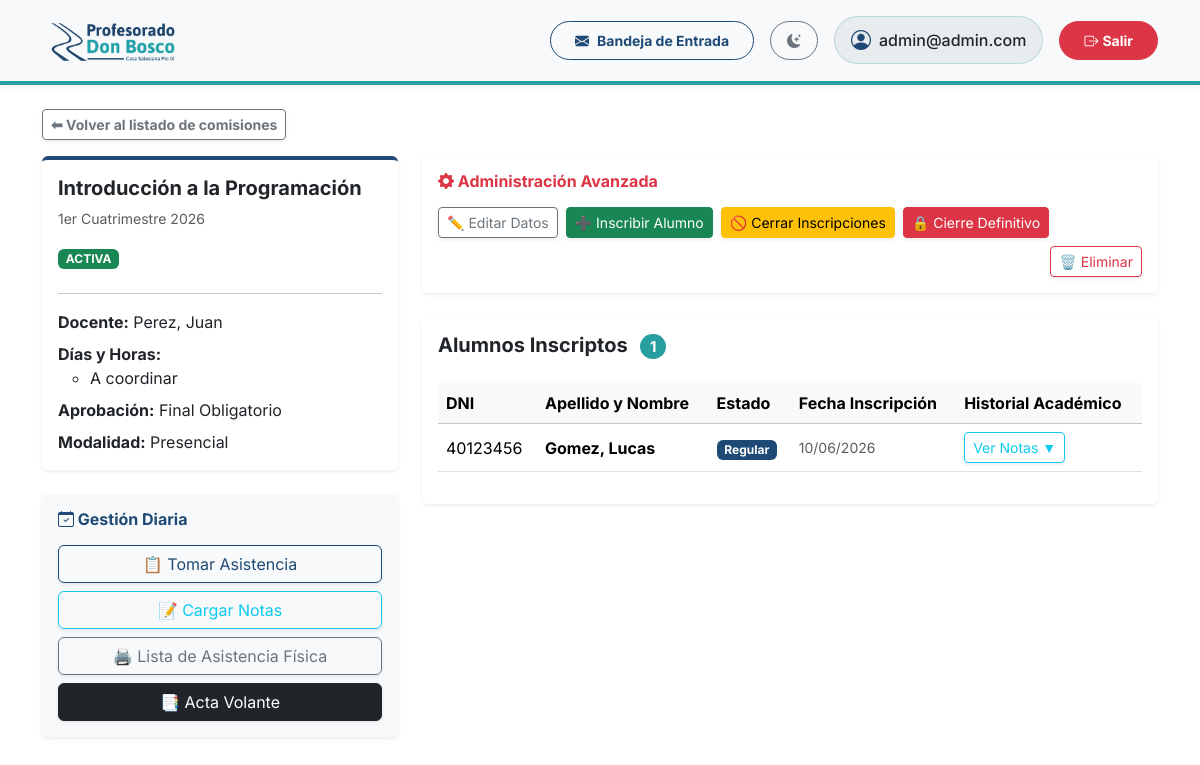
The app's page /comisiones/1/ (signed in), older data.
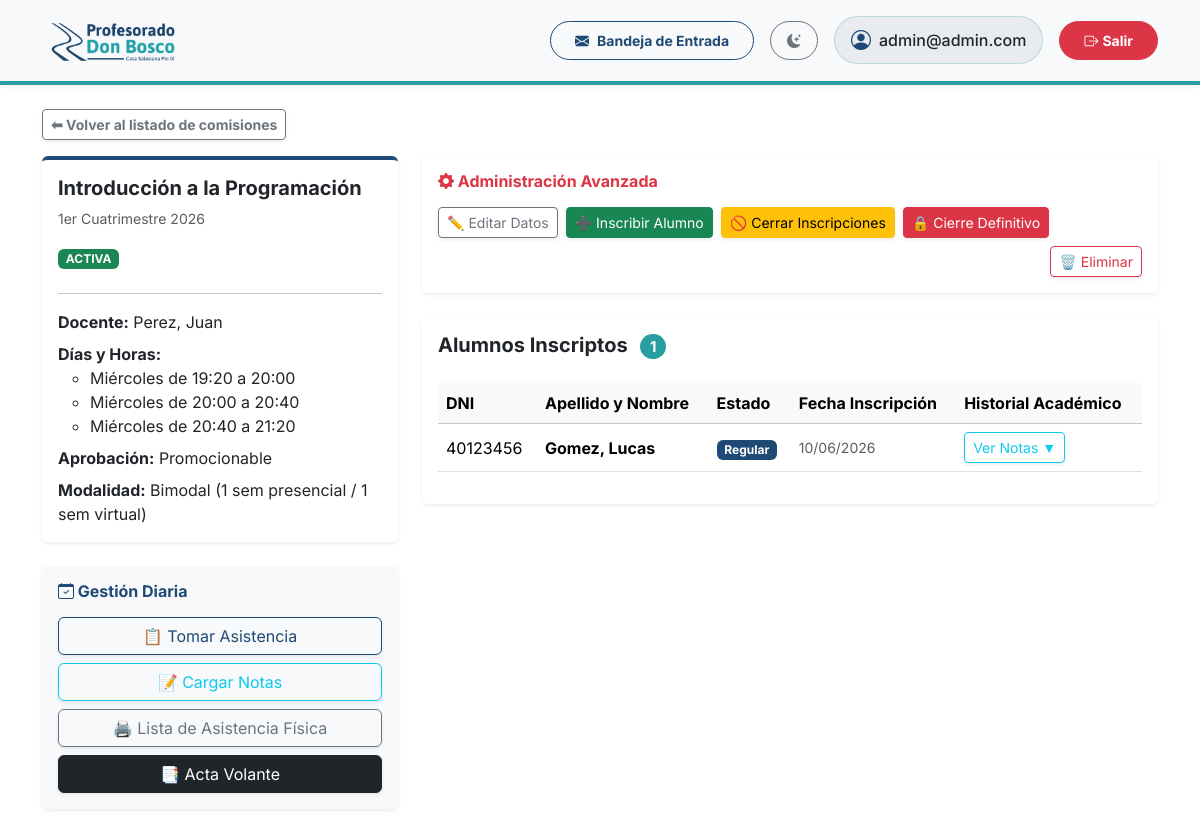
The same page, newer data.
### gestion/models.py (models this page shows, shortened)
class Comision(models.Model):
    CUATRIMESTRES = [
        ('1C', '1er Cuatrimestre'),
        ('2C', '2do Cuatrimestre'),
        ('AN', 'Anual'),
    ]
    TIPO_APROBACION = [
        ('PROM', 'Promocionable'),
        ('FIN', 'Final Obligatorio'),
    ]
    MODALIDAD = [
        ('P', 'Presencial'),
        ('V', 'Virtual'),
        ('B', 'Bimodal (1 sem presencial / 1 sem virtual)'),
    ]
    INICIO_BIMODAL = [
        ('P', 'Arranca Presencial'),
        ('V', 'Arranca Virtual'),
    ]
    materia = models.ForeignKey(Materia, on_delete=models.CASCADE, related_name='comisiones')
    docente = models.ForeignKey(Docente, on_delete=models.SET_NULL, null=True, blank=True, related_name='comisiones_asignadas')
    docente_auxiliar = models.ForeignKey(Docente, on_delete=models.SET_NULL, null=True, blank=True, related_name='comisiones_auxiliares', verbose_name="Pareja Pedagógica")
    ciclo_lectivo = models.IntegerField('Ciclo Lectivo (Año)', default=2026)
    cuatrimestre = models.CharField('Cuatrimestre', max_length=2, choices=CUATRIMESTRES)
    fecha_inicio = models.DateField('Fecha de Inicio', null=True, blank=True)
    fecha_fin = models.DateField('Fecha de Finalización', null=True, blank=True)
    tipo_aprobacion = models.CharField('Tipo de Aprobación', max_length=4, choices=TIPO_APROBACION, default='FIN')
    modalidad = models.CharField('Modalidad', max_length=1, choices=MODALIDAD, default='P')
    semana_inicio_bimodal = models.CharField('Semana de Inicio (Bimodal)', max_length=1, choices=INICIO_BIMODAL, null=True, blank=True)
    inscripciones_abiertas = models.BooleanField('Inscripciones Abiertas', default=True)
    cerrada = models.BooleanField('Comisión Cerrada', default=False)

class Inscripcion(models.Model):
    ESTADOS_POSIBLES = [
        ('REG', 'Cursando (Regular)'),
        ('LIB', 'Quedó Libre'),
        ('APR', 'Cursada Aprobada'),
        ('PROM', 'Materia Promocionada'),
    ]
    alumno = models.ForeignKey(Alumno, on_delete=models.CASCADE, related_name='inscripciones')
    comision = models.ForeignKey(Comision, on_delete=models.CASCADE, related_name='alumnos_inscriptos')
    estado = models.CharField('Estado', max_length=4, choices=ESTADOS_POSIBLES, default='REG')
    fecha_inscripcion = models.DateField(auto_now_add=True)
    class Meta:
        unique_together = ['alumno', 'comision']

class Alumno(models.Model):
    usuario = models.OneToOneField(User, on_delete=models.CASCADE, related_name='perfil_alumno', null=True, blank=True)
    dni = models.CharField('DNI', max_length=15, unique=True)
    nombre = models.CharField('Nombre/s', max_length=100)
    apellido = models.CharField('Apellido/s', max_length=100)
    fecha_nacimiento = models.DateField('Fecha de nacimiento', null=True, blank=True)
    telefono = models.CharField(max_length=20, blank=True, null=True, verbose_name="Teléfono Fijo")
    celular = models.CharField(max_length=20, blank=True, null=True, verbose_name="Celular")
    direccion = models.CharField(max_length=200, blank=True, null=True, verbose_name="Dirección")
    email = models.EmailField(blank=True, null=True)
    nacionalidad = models.CharField(max_length=100, default='Argentina')
    codigo_postal = models.CharField(max_length=20, blank=True, null=True)
    comuna_zona = models.CharField(max_length=100, blank=True, null=True)
    PROVINCIAS = [
        ('Buenos Aires', 'Buenos Aires'), ('CABA', 'Ciudad Autónoma de Buenos Aires'),
        ('Catamarca', 'Catamarca'), ('Chaco', 'Chaco'), ('Chubut', 'Chubut'),
        ('Córdoba', 'Córdoba'), ('Corrientes', 'Corrientes'), ('Entre Ríos', 'Entre Ríos'),
        ('Formosa', 'Formosa'), ('Jujuy', 'Jujuy'), ('La Pampa', 'La Pampa'),
        ('La Rioja', 'La Rioja'), ('Mendoza', 'Mendoza'), ('Misiones', 'Misiones'),
        ('Neuquén', 'Neuquén'), ('Río Negro', 'Río Negro'), ('Salta', 'Salta'),
        ('San Juan', 'San Juan'), ('San Luis', 'San Luis'), ('Santa Cruz', 'Santa Cruz'),
        ('Santa Fe', 'Santa Fe'), ('Santiago del Estero', 'Santiago del Estero'),
        ('Tierra del Fuego', 'Tierra del Fuego'), ('Tucumán', 'Tucumán')
    ]
    provincia = models.CharField(max_length=100, choices=PROVINCIAS, blank=True, null=True)
    localidad = models.CharField(max_length=100, blank=True, null=True)
    SEXO_CHOICES = [('M', 'Masculino'), ('F', 'Femenino')]
    sexo = models.CharField(max_length=1, choices=SEXO_CHOICES, blank=True, null=True)
    lugar_nacimiento = models.CharField(max_length=100, blank=True, null=True)
    doc_dni = models.BooleanField(default=False, verbose_name="Fotocopia DNI")
    doc_vacunas = models.BooleanField(default=False, verbose_name="Certificado de Vacunas")
    doc_partida = models.BooleanField(default=False, verbose_name="Partida de Nacimiento")
    doc_primaria = models.BooleanField(default=False, verbose_name="Título Secundario") # Adaptado a terciario
    doc_pase = models.BooleanField(default=False, verbose_name="Pase de Escuela Anterior")
    plan = models.ForeignKey('PlanDeEstudio', on_delete=models.SET_NULL, null=True, blank=True, related_name='alumnos', verbose_name="Plan de Estudios")
    ESTADOS_ALUMNO = [
        ('ACT', 'Activo'),
        ('INA', 'Inactivo / Abandonó'),
        ('EGR', 'Egresado'),
        ('COND_DOC', 'Condicionado (Documentación)'),
        ('COND_PAG', 'Condicionado (Falta de Pago)'),
    ]
    estado_alumno = models.CharField('Estado', max_length=10, choices=ESTADOS_ALUMNO, default='ACT')

class Materia(models.Model):
    CUATRIMESTRES = [
        ('1C', '1er Cuatrimestre'),
        ('2C', '2do Cuatrimestre'),
        ('AN', 'Anual'),
    ]
    nombre = models.CharField(max_length=150)
    plan = models.ForeignKey(PlanDeEstudio, on_delete=models.CASCADE, related_name='materias')
    año_dictado = models.IntegerField(verbose_name="Año en que se dicta (1, 2, 3...)")
    cuatrimestre_dictado = models.CharField(max_length=2, choices=CUATRIMESTRES, default='1C')

class Docente(models.Model):
    usuario = models.OneToOneField(User, on_delete=models.CASCADE, related_name='perfil_docente', null=True, blank=True)
    dni = models.CharField('DNI', max_length=15, unique=True)
    nombre = models.CharField('Nombre/s', max_length=100)
    apellido = models.CharField('Apellido/s', max_length=100)
    fecha_nacimiento = models.DateField('Fecha de nacimiento', null=True, blank=True)
    telefono = models.CharField(max_length=20, blank=True, null=True, verbose_name="Teléfono Fijo")
    celular = models.CharField(max_length=20, blank=True, null=True, verbose_name="Celular")
    direccion = models.CharField(max_length=200, blank=True, null=True, verbose_name="Dirección")
    email = models.EmailField(blank=True, null=True)
    nacionalidad = models.CharField(max_length=100, default='Argentina')
    codigo_postal = models.CharField(max_length=20, blank=True, null=True)
    comuna_zona = models.CharField(max_length=100, blank=True, null=True)
    PROVINCIAS = [
        ('Buenos Aires', 'Buenos Aires'), ('CABA', 'Ciudad Autónoma de Buenos Aires'),
        ('Catamarca', 'Catamarca'), ('Chaco', 'Chaco'), ('Chubut', 'Chubut'),
        ('Córdoba', 'Córdoba'), ('Corrientes', 'Corrientes'), ('Entre Ríos', 'Entre Ríos'),
        ('Formosa', 'Formosa'), ('Jujuy', 'Jujuy'), ('La Pampa', 'La Pampa'),
        ('La Rioja', 'La Rioja'), ('Mendoza', 'Mendoza'), ('Misiones', 'Misiones'),
        ('Neuquén', 'Neuquén'), ('Río Negro', 'Río Negro'), ('Salta', 'Salta'),
        ('San Juan', 'San Juan'), ('San Luis', 'San Luis'), ('Santa Cruz', 'Santa Cruz'),
        ('Santa Fe', 'Santa Fe'), ('Santiago del Estero', 'Santiago del Estero'),
        ('Tierra del Fuego', 'Tierra del Fuego'), ('Tucumán', 'Tucumán')
    ]
    provincia = models.CharField(max_length=100, choices=PROVINCIAS, blank=True, null=True)
    localidad = models.CharField(max_length=100, blank=True, null=True)
    SEXO_CHOICES = [('M', 'Masculino'), ('F', 'Femenino')]
    sexo = models.CharField(max_length=1, choices=SEXO_CHOICES, blank=True, null=True)
    lugar_nacimiento = models.CharField(max_length=100, blank=True, null=True)

class HorarioComision(models.Model):
    DIAS_SEMANA = [
        ('1', 'Lunes'),
        ('2', 'Martes'),
        ('3', 'Miércoles'),
        ('4', 'Jueves'),
        ('5', 'Viernes'),
        ('6', 'Sábado')
    ]
    comision = models.ForeignKey(Comision, on_delete=models.CASCADE, related_name='horarios')
    dia = models.CharField(max_length=1, choices=DIAS_SEMANA)
    hora_inicio = models.TimeField()
    hora_fin = models.TimeField()

### gestion/views.py (the view)
# urls.py: path('comisiones/<int:comision_id>/', detalle_comision, name='detalle_comision'),
@login_required
def detalle_comision(request, comision_id):
    comision = get_object_or_404(Comision, id=comision_id)
    is_authorized = False
    if request.user.is_staff or request.user.is_superuser:
        is_authorized = True
    elif hasattr(request.user, 'perfil_docente'):
        if comision.docente == request.user.perfil_docente or comision.docente_auxiliar == request.user.perfil_docente:
            is_authorized = True
    if not is_authorized:
        messages.error(request, 'No tienes permiso para acceder a esta comisión.')
        return redirect('dashboard')
    return render(request, 'gestion/detalle_comision.html', {'comision': comision})

### gestion/context_processors.py (called while the page is built)
def notificaciones_context(request):
    if request.user.is_authenticated:
        from gestion.models import Notificacion
        unread_count = Notificacion.objects.filter(usuario=request.user, leida=False).count()
        return {'unread_notifications_count': unread_count}
    return {'unread_notifications_count': 0}

### gestion/templates/gestion/detalle_comision.html (shortened to what the changed rows need)
{% extends "base.html" %}
{% block content %}
<div class="row">
    <div class="col-md-4">
        <div class="card shadow-sm border-0 mb-4 border-top border-primary border-4">
            <div class="card-body">
                <h5 class="fw-bold">{{ comision.materia.nombre }}</h5>
                <p class="text-muted small">{{ comision.get_cuatrimestre_display }} {{ comision.ciclo_lectivo }}</p>
                {% if comision.cerrada %}
                    <span class="badge bg-danger mb-2">COMISIÓN CERRADA</span>
                {% elif not comision.inscripciones_abiertas %}
                    <span class="badge bg-warning text-dark mb-2">INSCRIPCIONES CERRADAS</span>
                {% else %}
                    <span class="badge bg-success mb-2">ACTIVA</span>
                {% endif %}
                <hr>
                <ul class="list-unstyled mb-0">
                    <li class="mb-2"><strong>Docente:</strong>
                        {% if comision.docente %}{{ comision.docente.apellido }}, {{ comision.docente.nombre }}{% else %}<span class="text-danger">A designar</span>{% endif %}
                    </li>
                    <li class="mb-2"><strong>Días y Horas:</strong>
                        <ul class="mb-0">
                        {% for h in comision.horarios.all %}
                            <li>{{ h.get_dia_display }} de {{ h.hora_inicio|time:"H:i" }} a {{ h.hora_fin|time:"H:i" }}</li>
                        {% empty %}
                            <li>A coordinar</li>
                        {% endfor %}
                        </ul>
                    </li>
                    <li class="mb-2"><strong>Aprobación:</strong> {{ comision.get_tipo_aprobacion_display }}</li>
                    <li><strong>Modalidad:</strong> {{ comision.get_modalidad_display }}</li>
                </ul>
            </div>
        </div>
    </div>
    <div class="col-md-8">
        <div class="card shadow-sm border-0">
            <div class="card-body">
                <h5 class="card-title fw-bold mb-4">Alumnos Inscriptos <span class="badge bg-secondary rounded-pill ms-2">{{ comision.alumnos_inscriptos.count }}</span></h5>
                <div class="table-responsive">
                    <table class="table table-hover align-middle" style="border-collapse: collapse;">
                        <thead class="table-light">
                            <tr>
                                <th>DNI</th>
                                <th>Apellido y Nombre</th>
                                <th>Estado</th>
                                <th>Fecha Inscripción</th>
                                <th>Historial Académico</th>
                            </tr>
                        </thead>
                        <tbody>
                            {% for insc in comision.alumnos_inscriptos.all %}
                            <tr>
                                <td>{{ insc.alumno.dni }}</td>
                                <td class="fw-bold">{{ insc.alumno.apellido }}, {{ insc.alumno.nombre }}</td>
                                <td>
                                    {% if insc.estado == 'REG' %}
                                        <span class="badge bg-primary">Regular</span>
                                    {% elif insc.estado == 'LIB' %}
                                        <span class="badge bg-danger">Libre</span>
                                    {% elif insc.estado == 'APR' %}
                                        <span class="badge bg-success">Aprobado</span>
                                    {% elif insc.estado == 'PROM' %}
                                        <span class="badge bg-success">Promocionado</span>
                                    {% endif %}
                                </td>
                                <td class="text-muted small">{{ insc.fecha_inscripcion|date:"d/m/Y" }}</td>
                                <td>
                                    <button class="btn btn-sm btn-outline-info shadow-sm" type="button" data-bs-toggle="collapse" data-bs-target="#historial-{{ insc.id }}" aria-expanded="false" aria-controls="historial-{{ insc.id }}">
                                        Ver Notas ▼
                                    </button>
                                </td>
                            </tr>
                            {% endfor %}
                        </tbody>
                    </table>
                </div>
            </div>
        </div>
    </div>
</div>
{% endblock %}

Row changes from the older to the newer data that the page shows:
changed Comision "1er Cuatrimestre": tipo_aprobacion "Final Obligatorio" → "Promocionable"; modalidad "Presencial" → "Bimodal (1 sem presencial / 1 sem virtual)"
added HorarioComision: dia "Miércoles", hora_inicio "19:20", hora_fin "20:00"
added HorarioComision: dia "Miércoles", hora_inicio "20:00", hora_fin "20:40"
added HorarioComision: dia "Miércoles", hora_inicio "20:40", hora_fin "21:20"
Text that changed along with them:
text no longer shown: "A coordinar"
